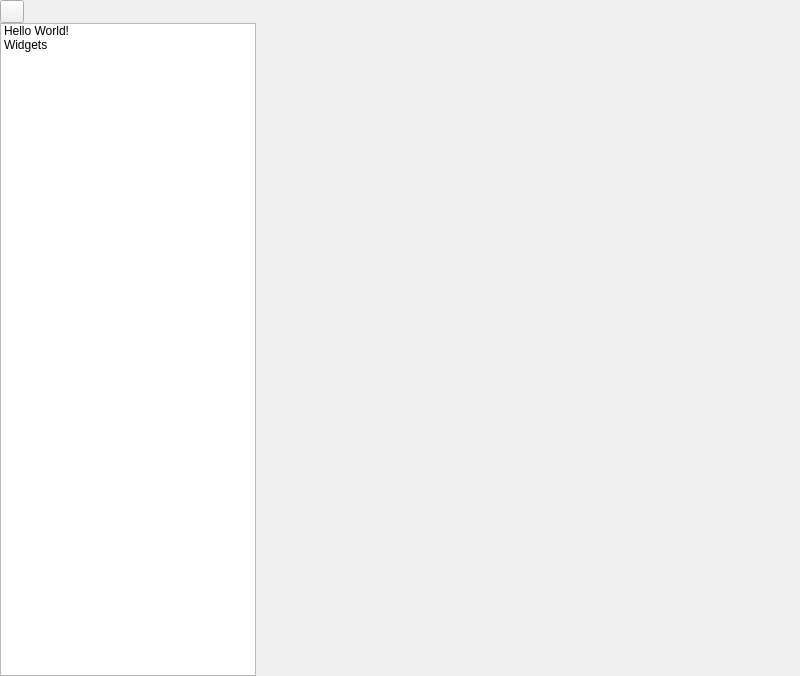
<?xml version="1.0" encoding="UTF-8"?>
<ui version="4.0">
 <class>MainWindow</class>
 <widget class="QMainWindow" name="MainWindow">
  <property name="geometry">
   <rect>
    <x>0</x>
    <y>0</y>
    <width>800</width>
    <height>676</height>
   </rect>
  </property>
  <property name="windowTitle">
   <string>theApp</string>
  </property>
  <property name="windowIcon">
   <iconset theme="theapp" resource="resources.qrc">
    <normaloff>:/icons/theapp.svg</normaloff>:/icons/theapp.svg</iconset>
  </property>
  <property name="autoFillBackground">
   <bool>true</bool>
  </property>
  <widget class="QWidget" name="centralwidget">
   <property name="autoFillBackground">
    <bool>true</bool>
   </property>
   <layout class="QVBoxLayout" name="verticalLayout">
    <property name="spacing">
     <number>0</number>
    </property>
    <property name="leftMargin">
     <number>0</number>
    </property>
    <property name="topMargin">
     <number>0</number>
    </property>
    <property name="rightMargin">
     <number>0</number>
    </property>
    <property name="bottomMargin">
     <number>0</number>
    </property>
    <item>
     <widget class="QWidget" name="topWidget" native="true">
      <property name="autoFillBackground">
       <bool>true</bool>
      </property>
      <layout class="QHBoxLayout" name="horizontalLayout">
       <property name="spacing">
        <number>0</number>
       </property>
       <property name="leftMargin">
        <number>0</number>
       </property>
       <property name="topMargin">
        <number>0</number>
       </property>
       <property name="rightMargin">
        <number>0</number>
       </property>
       <property name="bottomMargin">
        <number>0</number>
       </property>
       <item>
        <layout class="QHBoxLayout" name="leftCsdLayout">
         <property name="spacing">
          <number>0</number>
         </property>
         <item>
          <widget class="QToolButton" name="menuButton">
           <property name="sizePolicy">
            <sizepolicy hsizetype="Preferred" vsizetype="Preferred">
             <horstretch>0</horstretch>
             <verstretch>0</verstretch>
            </sizepolicy>
           </property>
           <property name="text">
            <string/>
           </property>
           <property name="icon">
            <iconset theme="theapp" resource="resources.qrc">
             <normaloff>:/icons/theapp.svg</normaloff>:/icons/theapp.svg</iconset>
           </property>
           <property name="popupMode">
            <enum>QToolButton::InstantPopup</enum>
           </property>
          </widget>
         </item>
        </layout>
       </item>
       <item>
        <spacer name="horizontalSpacer">
         <property name="orientation">
          <enum>Qt::Horizontal</enum>
         </property>
         <property name="sizeType">
          <enum>QSizePolicy::Expanding</enum>
         </property>
         <property name="sizeHint" stdset="0">
          <size>
           <width>40</width>
           <height>20</height>
          </size>
         </property>
        </spacer>
       </item>
       <item>
        <layout class="QHBoxLayout" name="rightCsdLayout">
         <property name="spacing">
          <number>0</number>
         </property>
        </layout>
       </item>
      </layout>
     </widget>
    </item>
    <item>
     <widget class="QWidget" name="bodyWidget" native="true">
      <property name="layoutDirection">
       <enum>Qt::LeftToRight</enum>
      </property>
      <layout class="QHBoxLayout" name="horizontalLayout_2">
       <property name="spacing">
        <number>0</number>
       </property>
       <property name="leftMargin">
        <number>0</number>
       </property>
       <property name="topMargin">
        <number>0</number>
       </property>
       <property name="rightMargin">
        <number>0</number>
       </property>
       <property name="bottomMargin">
        <number>0</number>
       </property>
       <item>
        <widget class="QListWidget" name="pageList">
         <property name="enabled">
          <bool>true</bool>
         </property>
         <property name="sizePolicy">
          <sizepolicy hsizetype="Preferred" vsizetype="Expanding">
           <horstretch>0</horstretch>
           <verstretch>0</verstretch>
          </sizepolicy>
         </property>
         <property name="layoutDirection">
          <enum>Qt::LeftToRight</enum>
         </property>
         <property name="horizontalScrollBarPolicy">
          <enum>Qt::ScrollBarAlwaysOff</enum>
         </property>
         <property name="iconSize">
          <size>
           <width>32</width>
           <height>32</height>
          </size>
         </property>
         <item>
          <property name="text">
           <string>Hello World!</string>
          </property>
          <property name="icon">
           <iconset theme="computer">
            <normaloff>.</normaloff>.</iconset>
          </property>
         </item>
         <item>
          <property name="text">
           <string>Widgets</string>
          </property>
          <property name="icon">
           <iconset theme="dialog-warning">
            <normaloff>.</normaloff>.</iconset>
          </property>
         </item>
        </widget>
       </item>
       <item>
        <widget class="tStackedWidget" name="stackedWidget">
         <property name="currentIndex">
          <number>0</number>
         </property>
         <widget class="Page1" name="page1"/>
         <widget class="Page2" name="page2"/>
        </widget>
       </item>
      </layout>
     </widget>
    </item>
   </layout>
  </widget>
  <action name="actionFileBug">
   <property name="icon">
    <iconset theme="tools-report-bug">
     <normaloff>../application</normaloff>../application</iconset>
   </property>
   <property name="text">
    <string>File Bug</string>
   </property>
  </action>
  <action name="actionSources">
   <property name="icon">
    <iconset theme="commit">
     <normaloff>../application</normaloff>../application</iconset>
   </property>
   <property name="text">
    <string>Sources</string>
   </property>
  </action>
  <action name="actionAbout">
   <property name="icon">
    <iconset theme="help-about">
     <normaloff>../application</normaloff>../application</iconset>
   </property>
   <property name="text">
    <string>About</string>
   </property>
  </action>
  <action name="actionExit">
   <property name="icon">
    <iconset theme="application-exit">
     <normaloff>../application</normaloff>../application</iconset>
   </property>
   <property name="text">
    <string>Exit</string>
   </property>
   <property name="shortcut">
    <string>Ctrl+Q</string>
   </property>
  </action>
  <action name="actionNew">
   <property name="icon">
    <iconset theme="document-new">
     <normaloff>.</normaloff>.</iconset>
   </property>
   <property name="text">
    <string>New</string>
   </property>
   <property name="toolTip">
    <string>New</string>
   </property>
  </action>
  <action name="actionOpen">
   <property name="icon">
    <iconset theme="document-open">
     <normaloff>.</normaloff>.</iconset>
   </property>
   <property name="text">
    <string>Open</string>
   </property>
  </action>
  <action name="actionSave">
   <property name="icon">
    <iconset theme="document-save">
     <normaloff>.</normaloff>.</iconset>
   </property>
   <property name="text">
    <string>Save</string>
   </property>
  </action>
  <action name="actionSave_As">
   <property name="icon">
    <iconset theme="document-save-as">
     <normaloff>.</normaloff>.</iconset>
   </property>
   <property name="text">
    <string>Save As...</string>
   </property>
  </action>
 </widget>
 <customwidgets>
  <customwidget>
   <class>tStackedWidget</class>
   <extends>QStackedWidget</extends>
   <header location="global">tstackedwidget.h</header>
   <container>1</container>
   <slots>
    <signal>switchingFrame(int)</signal>
   </slots>
  </customwidget>
  <customwidget>
   <class>Page1</class>
   <extends>QWidget</extends>
   <header>page1/page1.h</header>
   <container>1</container>
  </customwidget>
  <customwidget>
   <class>Page2</class>
   <extends>QWidget</extends>
   <header>page2/page2.h</header>
   <container>1</container>
  </customwidget>
 </customwidgets>
 <resources>
  <include location="resources.qrc"/>
 </resources>
 <connections/>
</ui>
